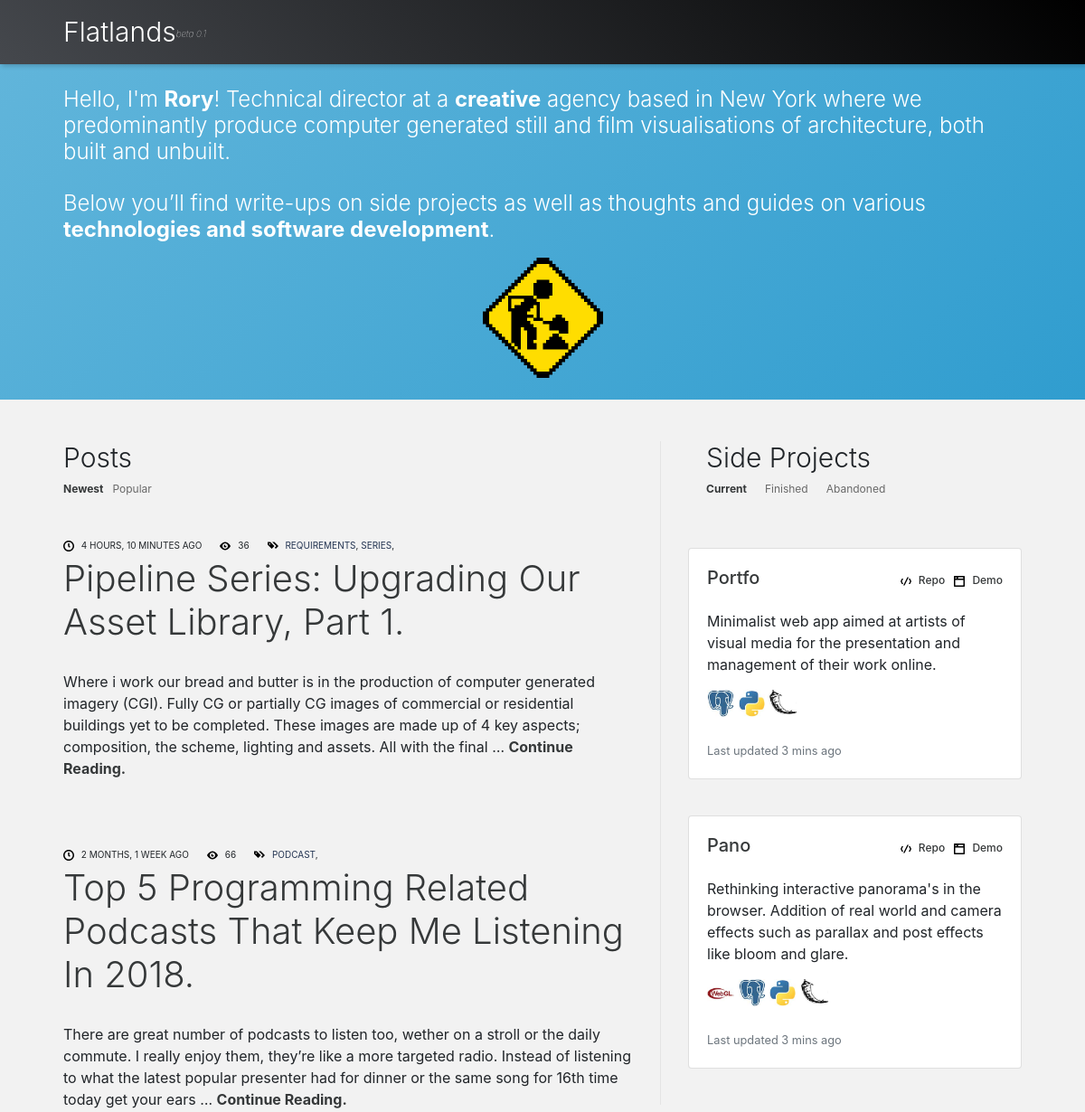
Before: / (upper part) with the older database file.
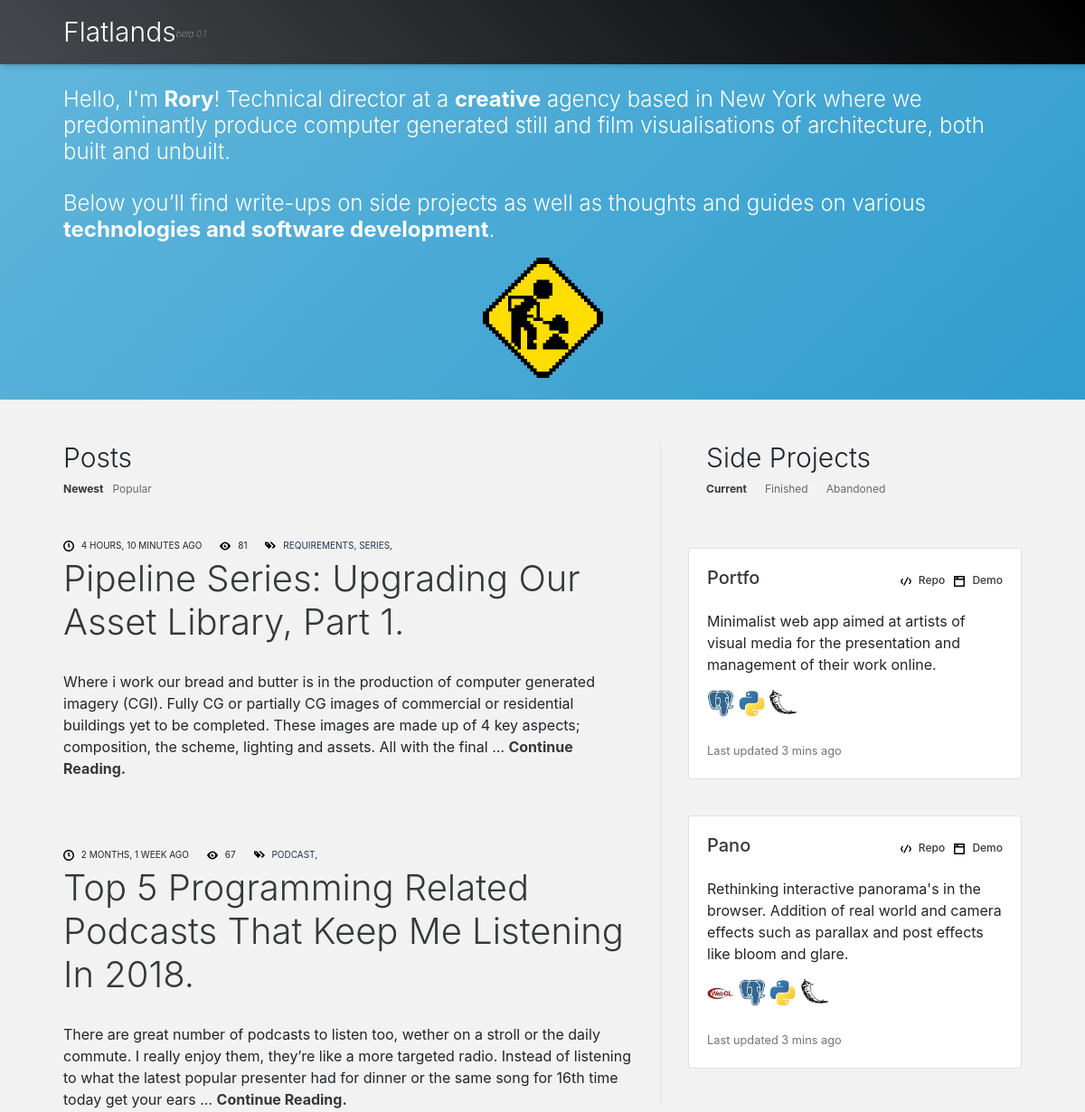
After: the same page with the newer database file.
### blog/models.py (models this page shows, shortened)
class Post(models.Model):
    _next = models.IntegerField(null=True, blank=True)
    _previous = models.IntegerField(null=True, blank=True)
    name = models.CharField(max_length=200)
    content = models.CharField(max_length=5000)
    pub_date = models.DateTimeField('date published')
    strap = models.CharField(max_length=300)
    tags = models.ManyToManyField(Tag, blank=True)
    project = models.ForeignKey(Project, on_delete=models.CASCADE, related_name='posts', null=True, blank=True)
    cover_img = models.CharField(max_length=200, null=True, blank=True)
    published = models.BooleanField(default=False)
    techspec = models.BooleanField(default=False)
    viewed = models.IntegerField(default=0)

### blog/views.py (the view)
# urls.py: path('', views.index, name='index'),
def index(request):
    articles = Post.objects.filter(
        published=True, project=None
        ).order_by('-pub_date')
    projects = Project.objects.filter(
        published=True
        ).order_by('-pub_date')
    context = {
        'articles': articles,
        'projects': projects,
        'searchform': SearchForm()
        }
    return render(request, 'blog/index.html', context)

### blog/models.py (called while the page is built)
    def __str__(self):
        return self.name

    def __str__(self):
        return self.name

### blog/templates/blog/index.html (shortened to what this page needs)
{% extends "blog/base.html" %} {% load static %} {% block content %}
<div style="background: linear-gradient(135deg, rgba(99,182,219,1) 0%,rgba(48,157,207,1) 100%);">
        <div class="container content-intro">
                <p style="height:80px"></p>
                <p class="display-4" style="font-size: 24px;">
                    Hello, I'm <span style="font-weight: bold;"><a href="mailto:hello@flatlands.io">Rory</a></span>! Technical director at a <span style="font-weight: bold;">creative</span> agency based in New York where we predominantly produce computer generated
                    still and film visualisations of architecture, both built and unbuilt.
                    <br><br>
                    Below you’ll find write-ups on side projects as well as thoughts and guides on various <span style="font-weight: bold;">technologies and software development</span>.
                </p>
        </div>
        <div style="display: flex; justify-content: space-around;">
            <img style="height:133px; width:133px;" src="{% static 'blog/img/construction.gif' %}">
        </div>
      <br>
</div>
<p style="height:30px;"></p>
<div class="container content">
    <div class="project-comp">
        <div>
        {% include "blog/project_comp.html" %}
        </div>
        </div>
<div style="display:inline;">
    {% if articles %}
    <div>
    <h1 class="display-4" style="font-size:30px;">Posts</h1>
    <div style="display:flex;">
            <div style="padding-right:10px;font-size: 12px; font-weight: bold;"><a href="">Newest</a></div>
            <div style="padding-right:10px;font-size: 12px;"><a href="" style="color:dimgrey;">Popular</a></div>
        </div>
    </div>
    <p style="height:30px;"></p>
    {% for article in articles %}
    {% if article.project == None %}
    <div class="indexlistpost">
        <div class="blogpostheader">
            <div class="bloglistpostdate">
                <img class="iconic-svg" src="{% static 'blog/svg/clock.svg' %}" alt="clock icon"> {{article.pub_date|timesince|upper}} AGO
            </div>
            <div class="bloglistpostdate">
                    <img class="iconic-svg" src="{% static 'blog/svg/eye.svg' %}" alt="clock icon"> {{article.viewed}}
                </div>
            <div class="bloglistpostdate">
                <img class="iconic-svg" src="{% static 'blog/svg/tags.svg' %}" alt="tags icon"> {% for tag in article.tags.all %}
                <a href="/search/{{tag|lower}}" style="color: #233452;">{{tag|upper}}</a>,
                {% endfor %}
            </div>
        </div>
        <div class="bloglistpostname display-4">
            <div><a href="/articles/{{ article.id }}/">{{ article.name|title }}.</a></div>
        </div>
        <div>
            {{article.strap|capfirst|truncatewords:50}} <a href='/articles/{{article.id}}' style="font-weight: bolder;">Continue Reading.</a>
        </div>
    </div>
    <p style="height:60px;"></p>
    {% endif %}
    {% endfor %}
    {% else %}
    <p>No Articles :(</p>
    {% endif %}
</div>
</div>
{% endblock %}

Changed rows visible on the page:
changed Post "Pipeline Series: Upgrading Our Asset Library, Part 1": viewed "36" → "81"
changed Post "Top 5 Programming Related Podcasts That Keep Me Listening In 2018": viewed "66" → "67"
